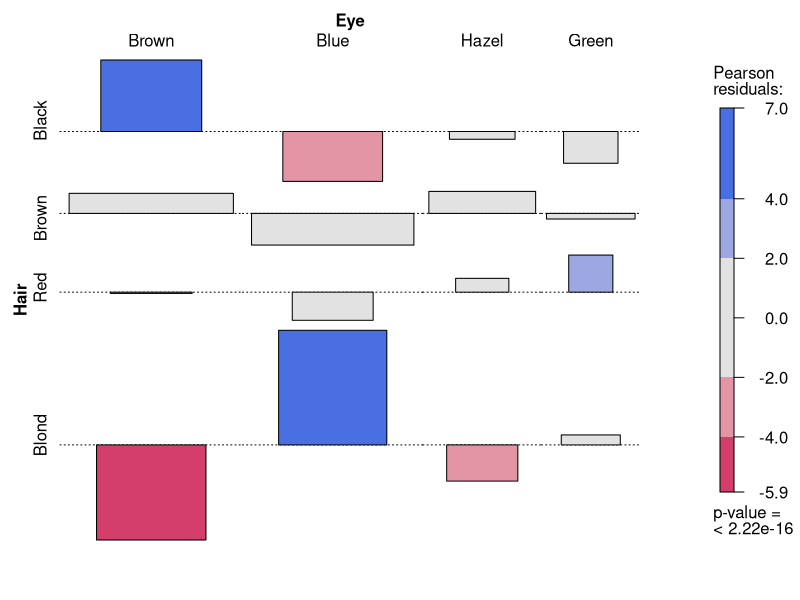
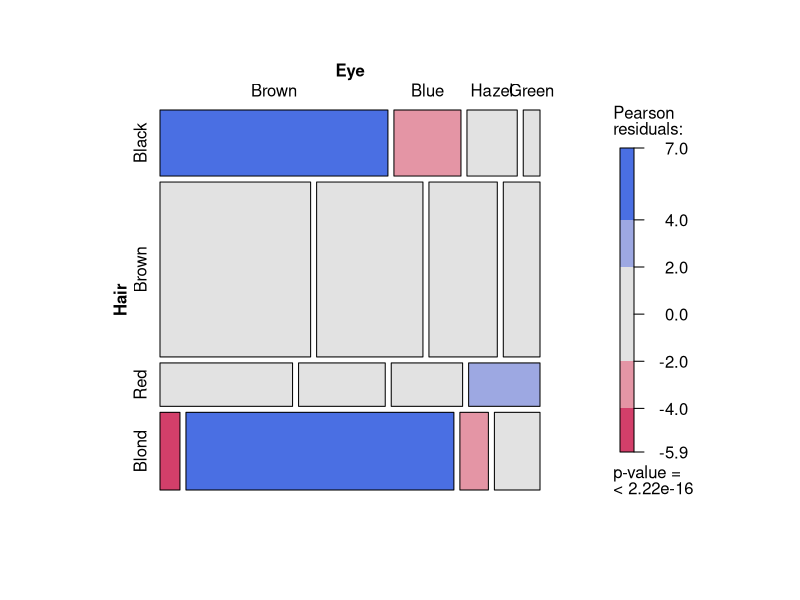
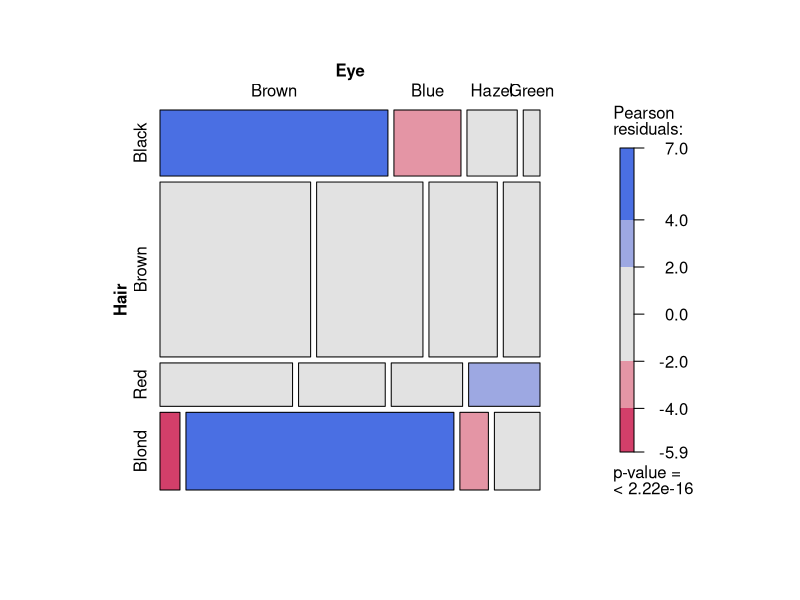
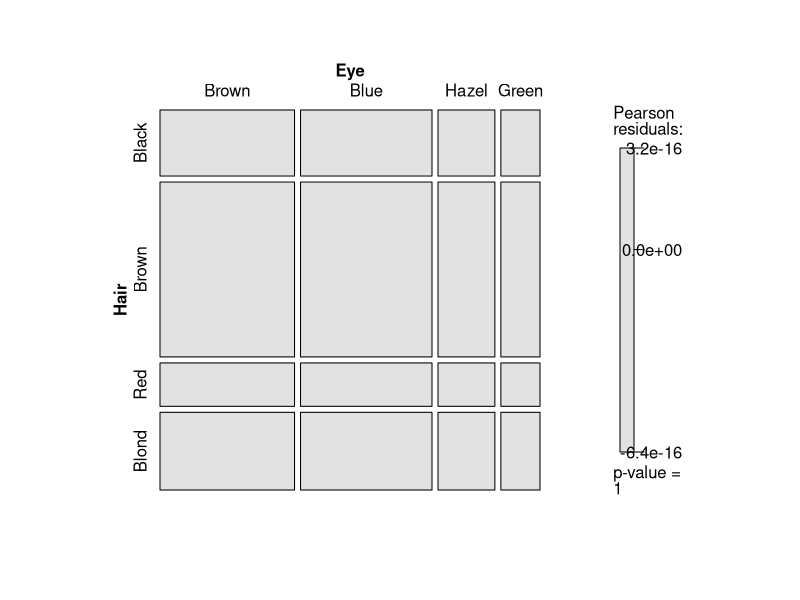
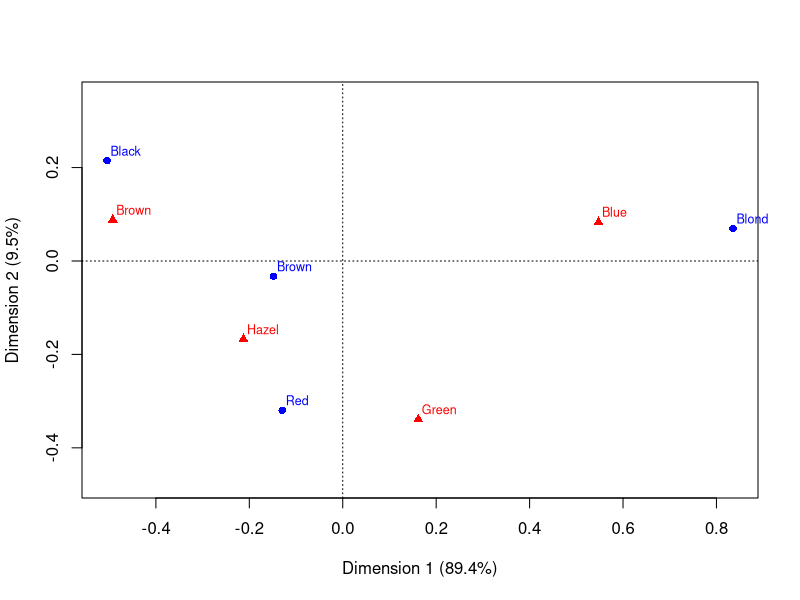
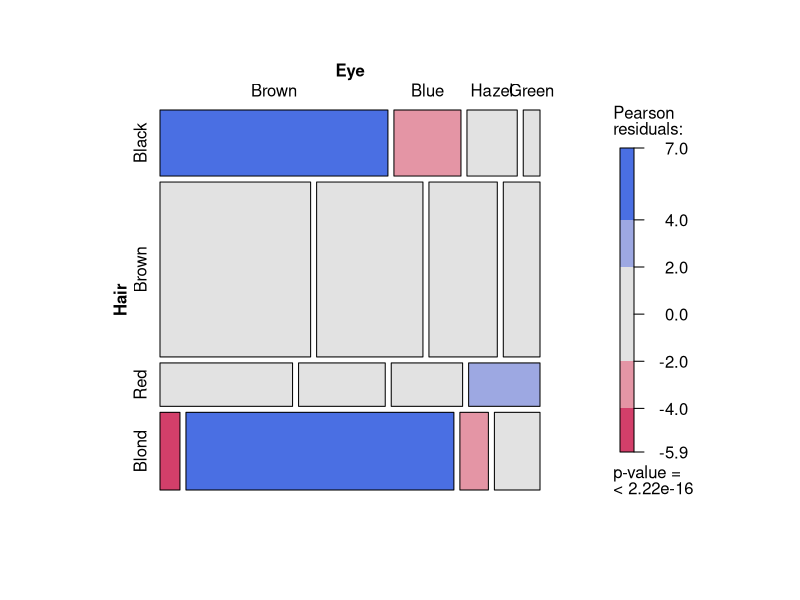

Here is the R script that generated these plots, in order:
## ---- chunk 1
knitr::opts_chunk$set(echo = FALSE)
set.seed(1234)
## ---- chunk 2
library(ca)
HairEye = margin.table(HairEyeColor, c(1, 2)); HairEye
## ---- chunk 3
HairEye = margin.table(HairEyeColor, c(1, 2))
## ---- chunk 4
HairEye
## ---- chunk 5
chisq.test(HairEye)
## ---- chunk 6
library(vcd); assoc(HairEye,shade = TRUE)
## ---- chunk 7
frequency = rowSums(HairEye)
proportions = frequency/sum(frequency)
data.frame(frequency=round(frequency,0),proportions=round(proportions,2))
## ---- chunk 8
HairEye/rowSums(HairEye)
## ---- chunk 9
mosaic(HairEye,shade = TRUE)
## ---- chunk 10
mosaic(HairEye,shade = TRUE)
## ---- chunk 11
mosaic(chisq.test(HairEye)$expected,shade = TRUE)
## ---- chunk 12
library(ca)
ca.res = ca(HairEye); ca.res
## ---- chunk 13
plot(ca.res)
## ---- chunk 14
mosaic(HairEye,shade = TRUE)
